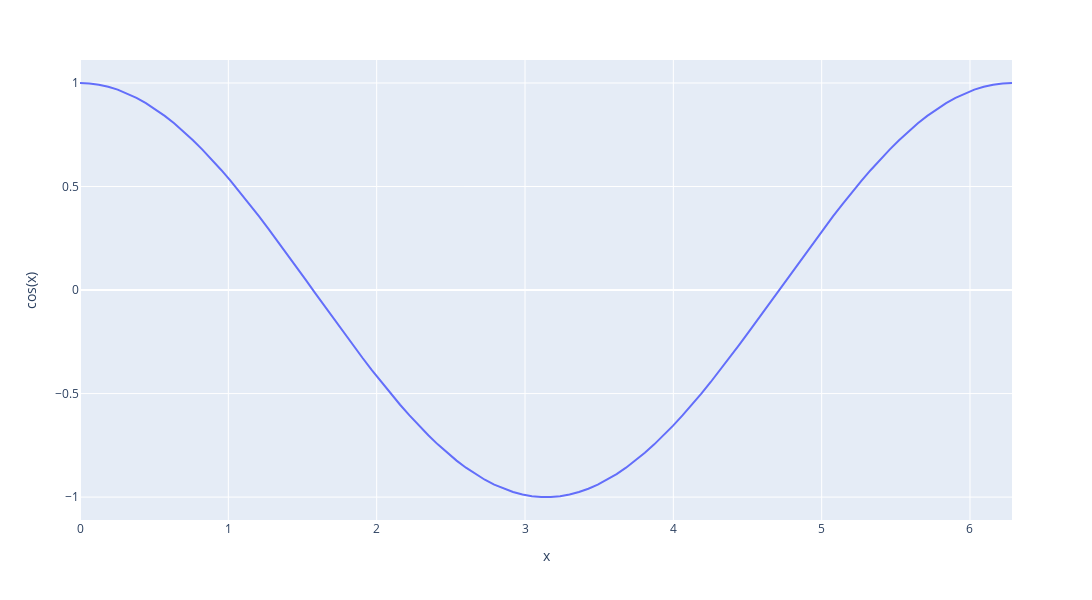

The notebook cell saved with this chart:
### Markdown cell above
## Basic

### Code cell
fig = px.line(
    x=x,
    y=y,
    labels={"x": "x", "y": "cos(x)"},
    width=1200,
    height=600,
)
fig.show()
